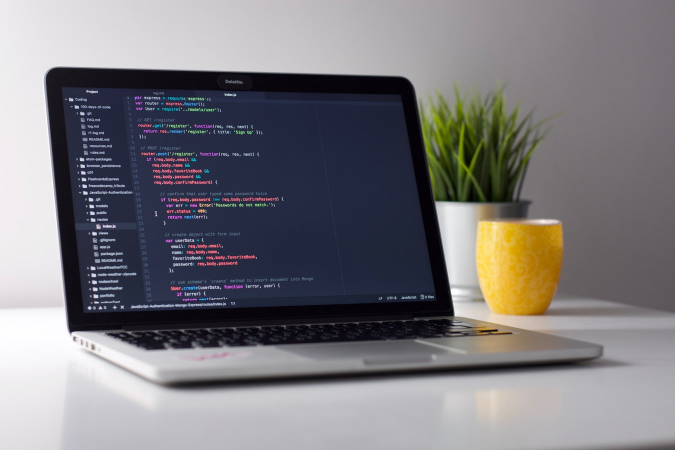
#> input picture Perspective Transformation/image.jpg, 1350 x 900 px (shown at 1/2 size)
$ python 'Perspective Transformation.py'
#> lines starting #> are read from the running program, lines starting #| are printed output that depends on the picture
import cv2 as cv
import numpy as np
import matplotlib.pyplot as plt


def main():
    image = cv.imread("image.jpg")
#> image is the input picture: shape (900, 1350, 3); mean B, G, R 125.1, 121.3, 123.4
    image = cv.cvtColor(image, cv.COLOR_RGB2GRAY)
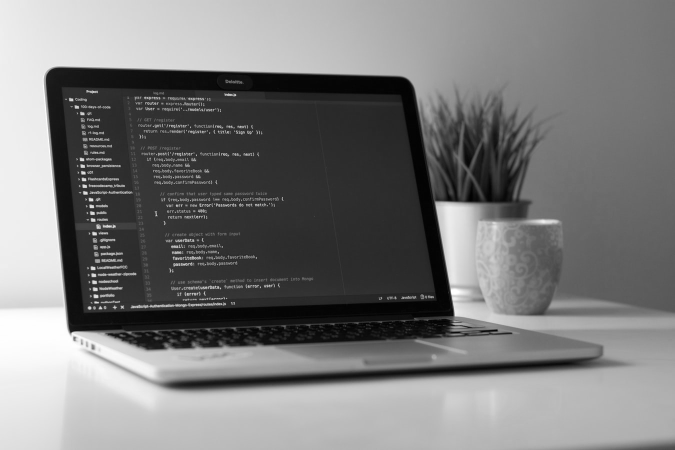
#> image: shape (900, 1350) (shown at 1/2 size); min 1, max 255, mean 122.7

    pts1 = np.float32([[56, 65], [368, 52], [28, 387], [389, 390]])
    pts2 = np.float32([[0, 0], [300, 0], [0, 300], [300, 300]])

    M = cv.getPerspectiveTransform(pts1, pts2)

    dst = cv.warpPerspective(image, M, (300, 300))
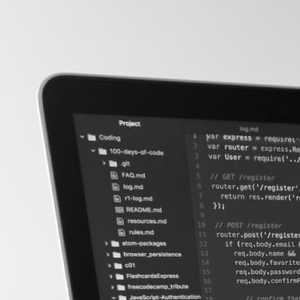
#> dst: shape (300, 300); min 10, max 254, mean 121.7

    plt.subplot(121), plt.imshow(image), plt.title('Input')
    plt.subplot(122), plt.imshow(dst), plt.title('Output')
    plt.show()
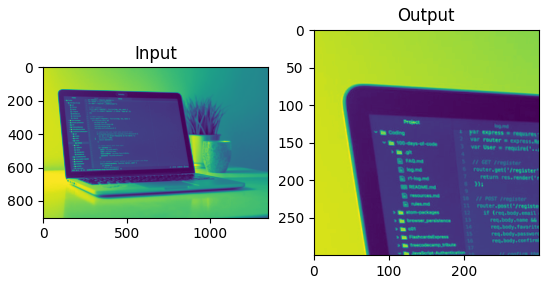
#> figure drawn by matplotlib, 2 panels


if __name__ == '__main__':
    main()
